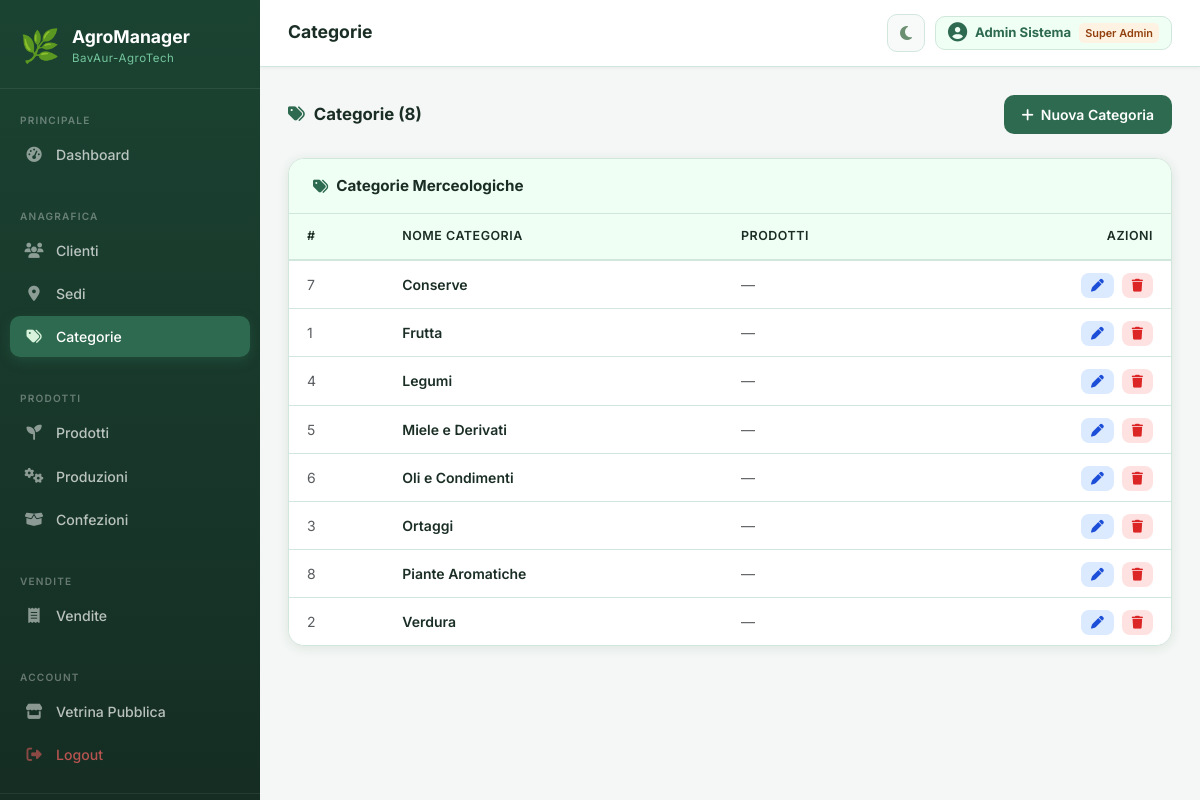
Screenshot of /root/src/categorie.php (signed in) with the database file from the repository.
### tables this page shows
CREATE TABLE CATEGORIA (
    idCategoria   INT AUTO_INCREMENT PRIMARY KEY,
    nomeCategoria VARCHAR(100) NOT NULL
);

### root/src/config/db.php (called while the page is built, shortened)
<?php
function h(mixed $v): string {
    return htmlspecialchars((string)($v ?? ''), ENT_QUOTES, 'UTF-8');
}

### root/src/categorie.php (the view, shortened to what this page needs)
<?php
require_once 'includes/auth.php';
$action = $_GET['action'] ?? 'list';
$categorie = $pdo->query("
    SELECT c.*, COUNT(p.idProdotto) AS nProdotti
    FROM CATEGORIA c LEFT JOIN PRODOTTO p ON p.idCategoria=c.idCategoria
    GROUP BY c.idCategoria ORDER BY c.nomeCategoria
")->fetchAll();
require_once 'includes/header.php';
?>
<?php if ($action==='list'): ?>
<div class="page-header">
  <h5 class="page-header-title"><i class="fa-solid fa-tags"></i> Categorie (<?= count($categorie) ?>)</h5>
  <a href="?action=create" class="btn-ag"><i class="fa-solid fa-plus"></i> Nuova Categoria</a>
</div>
<div class="ag-card">
  <div class="ag-card-header"><h6 class="ag-card-title"><i class="fa-solid fa-tags"></i> Categorie Merceologiche</h6></div>
  <div class="table-responsive">
    <?php if(empty($categorie)): ?>
      <div class="empty-state"><i class="fa-solid fa-tags"></i><p>Nessuna categoria.</p></div>
    <?php else: ?>
    <table class="ag-table table mb-0">
      <thead><tr><th>#</th><th>Nome Categoria</th><th>Prodotti</th><th class="text-end">Azioni</th></tr></thead>
      <tbody>
      <?php foreach($categorie as $c): ?>
      <tr>
        <td class="text-muted"><?= $c['idCategoria'] ?></td>
        <td class="fw-semibold"><?= h($c['nomeCategoria']) ?></td>
        <td><?= $c['nProdotti']>0?"<a href='prodotti.php?categoria={$c['idCategoria']}' class='badge-ok text-decoration-none'>{$c['nProdotti']} prodott".($c['nProdotti']!=1?'i':'o')."</a>":'<span class="text-muted">—</span>' ?></td>
        <td class="text-end">
          <a href="?action=edit&id=<?= $c['idCategoria'] ?>" class="btn-edit-sm me-1"><i class="fa-solid fa-pen"></i></a>
          <a href="?action=delete&id=<?= $c['idCategoria'] ?>" class="btn-danger-sm" onclick="return confirm('Eliminare «<?= h($c['nomeCategoria']) ?>»?')"><i class="fa-solid fa-trash"></i></a>
        </td>
      </tr>
      <?php endforeach; ?>
      </tbody>
    </table>
    <?php endif; ?>
  </div>
</div>
<?php endif; ?>
<?php require_once 'includes/footer.php'; ?>

### root/src/assets/css/style.css (style rules this page uses)
:root { --ag-dark: #1B4332; --ag-primary: #2D6A4F; --ag-medium: #40916C; --ag-light: #74C69D; --ag-pale: #D8F3DC; --ag-very-pale: #F0FFF4; --ag-bg: #F4F7F5; --ag-surface: #FFFFFF; --ag-surface2: #F8FAF9; --ag-text: #1A2E25; --ag-text-muted: #6B8F71; --ag-border: #D1E7DD; --ag-shadow: 0 2px 12px rgba(27,67,50,.10); --ag-shadow-lg: 0 8px 30px rgba(27,67,50,.15); --ag-sidebar-bg: linear-gradient(180deg,#1B4332 0%,#152d23 100%); --ag-nav-active: #2D6A4F; --ag-input-bg: #FFFFFF; --ag-warning-text:#b45309; --sidebar-w: 260px; }
*, *::before, *::after { box-sizing: border-box; margin: 0; padding: 0; }
html { transition: background-color .3s, color .3s; }
body { font-family: 'Inter', system-ui, sans-serif; background: var(--ag-bg); color: var(--ag-text); min-height: 100vh; transition: background-color .3s, color .3s; }
a { color: var(--ag-primary); text-decoration: none; }
.ag-card { background: var(--ag-surface); border: 1px solid var(--ag-border); border-radius: 16px; box-shadow: var(--ag-shadow); overflow: hidden; transition: background .3s, border-color .3s; }
.ag-card-header { display: flex; align-items: center; justify-content: space-between; padding: 18px 24px; border-bottom: 1px solid var(--ag-border); background: var(--ag-very-pale); transition: background .3s, border-color .3s; }
.ag-card-title { font-size: .95rem; font-weight: 700; color: var(--ag-text); display: flex; align-items: center; gap: 8px; margin: 0; }
.ag-card-title i { color: var(--ag-primary); }
.ag-table { width: 100%; margin: 0; font-size: .875rem; }
.ag-table thead th { background: var(--ag-very-pale); color: var(--ag-text); font-weight: 600; font-size: .78rem; text-transform: uppercase; letter-spacing: .5px; padding: 13px 18px; border-bottom: 2px solid var(--ag-border); white-space: nowrap; }
.ag-table tbody td { padding: 13px 18px; border-bottom: 1px solid var(--ag-border); vertical-align: middle; color: var(--ag-text); }
.ag-table tbody tr:last-child td { border-bottom: none; }
.btn-ag { background: var(--ag-primary); color: #fff; border: none; border-radius: 10px; padding: 9px 18px; font-weight: 600; font-size: .875rem; transition: all .2s; display: inline-flex; align-items: center; gap: 7px; cursor: pointer; }
.btn-danger-sm { background: #fee2e2; border: none; color: #dc2626; border-radius: 8px; padding: 5px 10px; font-size: .8rem; transition: all .2s; cursor: pointer; }
.btn-edit-sm { background: #dbeafe; border: none; color: #1d4ed8; border-radius: 8px; padding: 5px 10px; font-size: .8rem; transition: all .2s; cursor: pointer; }
.page-header { display: flex; align-items: center; justify-content: space-between; margin-bottom: 24px; flex-wrap: wrap; gap: 12px; }
.page-header-title { font-size: 1.05rem; font-weight: 700; color: var(--ag-text); display: flex; align-items: center; gap: 9px; margin: 0; }
.page-header-title i { color: var(--ag-primary); }

### rows the page displays
categoria: idCategoria "7", nomeCategoria "Conserve"
categoria: idCategoria "1", nomeCategoria "Frutta"
categoria: idCategoria "4", nomeCategoria "Legumi"
categoria: idCategoria "5", nomeCategoria "Miele e Derivati"
categoria: idCategoria "6", nomeCategoria "Oli e Condimenti"
categoria: idCategoria "3", nomeCategoria "Ortaggi"
categoria: idCategoria "8", nomeCategoria "Piante Aromatiche"
categoria: idCategoria "2", nomeCategoria "Verdura"

### other values shown
$pageTitle "Categorie"
$user['nome'] "Admin Sistema"
count($categorie) "8"
